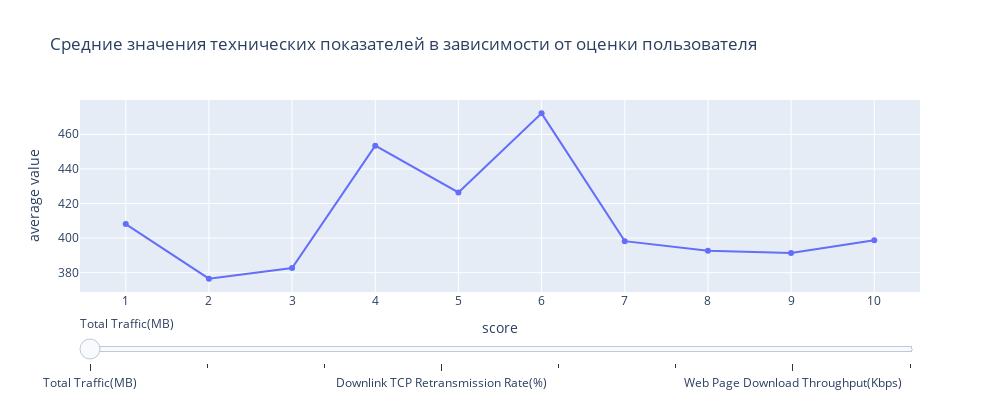

Write notebook code for a chart like this one.
### Code cell
# Добавляем данные для слайдера на график, прописываем подписи и заголовок

scatter_Q1.update_layout(
    sliders=[dict(
        steps=mysteps
    )]    
)
scatter_Q1.update_layout({'xaxis': {'dtick': [1,11]},
                          'title' : 'Средние значения технических показателей в зависимости от оценки пользователя',
                          'xaxis_title' : 'score',
                          'yaxis_title' : 'average value',
                          'height' : 400,
                          'width' : 1000
                         })

scatter_Q1.show()

### Figure 1 — Plotly figure (JSON) as saved in the notebook; plotly's stock layout.template omitted (floating-point values rounded to 4 significant figures)
{"data": [{"mode": "markers+lines", "name": "Total Traffic(MB)", "type": "scatter", "visible": true, "x": [1, 2, 3, 4, 5, 6, 7, 8, 9, 10], "y": [408.1, 376.5, 382.7, 453.4, 426.4, 472.1, 398.2, 392.6, 391.4, 398.7]}, {"mode": "markers+lines", "name": "Downlink Throughput(Kbps)", "type": "scatter", "visible": false, "x": [1, 2, 3, 4, 5, 6, 7, 8, 9, 10], "y": [1767.0, 1574.0, 1682.0, 2062.0, 1967.0, 2347.0, 2013.0, 2159.0, 2204.0, 2305.0]}, {"mode": "markers+lines", "name": "Uplink Throughput(Kbps)", "type": "scatter", "visible": false, "x": [1, 2, 3, 4, 5, 6, 7, 8, 9, 10], "y": [140.0, 144.1, 157.1, 144.4, 157.1, 176.7, 156.0, 165.0, 168.5, 162.0]}, {"mode": "markers+lines", "name": "Downlink TCP Retransmission Rate(%)", "type": "scatter", "visible": false, "x": [1, 2, 3, 4, 5, 6, 7, 8, 9, 10], "y": [1.85, 2, 1.85, 1.74, 1.82, 1.6, 1.72, 1.69, 1.49, 1.59]}, {"mode": "markers+lines", "name": "Video Streaming Download Throughput(Kbps)", "type": "scatter", "visible": false, "x": [1, 2, 3, 4, 5, 6, 7, 8, 9, 10], "y": [4659, 5314.0, 4464.0, 5062.0, 4999.0, 5749.0, 5633.0, 5940.0, 5816.0, 5753.0]}, {"mode": "markers+lines", "name": "Video Streaming xKB Start Delay(ms)", "type": "scatter", "visible": false, "x": [1, 2, 3, 4, 5, 6, 7, 8, 9, 10], "y": [2210.0, 2126.0, 2189.0, 2043.0, 2106.0, 1981.0, 1967.0, 1975.0, 1876.0, 1852.0]}, {"mode": "markers+lines", "name": "Web Page Download Throughput(Kbps)", "type": "scatter", "visible": false, "x": [1, 2, 3, 4, 5, 6, 7, 8, 9, 10], "y": [1677.0, 1961.0, 1703.0, 1813.0, 1773.0, 2169.0, 2016.0, 2029, 2143.0, 2121.0]}, {"mode": "markers+lines", "name": "Web Average TCP RTT(ms)", "type": "scatter", "visible": false, "x": [1, 2, 3, 4, 5, 6, 7, 8, 9, 10], "y": [210.5, 196.3, 209.9, 170.4, 180.3, 159.0, 155.9, 153.9, 156.8, 159.3]}], "layout": {"height": 400, "sliders": [{"steps": [{"args": [{"visible": [true, false, false, false, false, false, false, false, false, false, false]}, {"title.text": "Total Traffic(MB)"}], "label": "Total Traffic(MB)", "method": "update"}, {"args": [{"visible": [false, true, false, false, false, false, false, false, false, false, false]}, {"title.text": "Downlink Throughput(Kbps)"}], "label": "Downlink Throughput(Kbps)", "method": "update"}, {"args": [{"visible": [false, false, true, false, false, false, false, false, false, false, false]}, {"title.text": "Uplink Throughput(Kbps)"}], "label": "Uplink Throughput(Kbps)", "method": "update"}, {"args": [{"visible": [false, false, false, true, false, false, false, false, false, false, false]}, {"title.text": "Downlink TCP Retransmission Rate(%)"}], "label": "Downlink TCP Retransmission Rate(%)", "method": "update"}, {"args": [{"visible": [false, false, false, false, true, false, false, false, false, false, false]}, {"title.text": "Video Streaming Download Throughput(Kbps)"}], "label": "Video Streaming Download Throughput(Kbps)", "method": "update"}, {"args": [{"visible": [false, false, false, false, false, true, false, false, false, false, false]}, {"title.text": "Video Streaming xKB Start Delay(ms)"}], "label": "Video Streaming xKB Start Delay(ms)", "method": "update"}, {"args": [{"visible": [false, false, false, false, false, false, true, false, false, false, false]}, {"title.text": "Web Page Download Throughput(Kbps)"}], "label": "Web Page Download Throughput(Kbps)", "method": "update"}, {"args": [{"visible": [false, false, false, false, false, false, false, true, false, false, false]}, {"title.text": "Web Average TCP RTT(ms)"}], "label": "Web Average TCP RTT(ms)", "method": "update"}]}], "title": {"text": "Средние значения технических показателей в зависимости от оценки пользователя"}, "width": 1000, "xaxis": {"dtick": [1, 11], "title": {"text": "score"}}, "yaxis": {"title": {"text": "average value"}}}}
